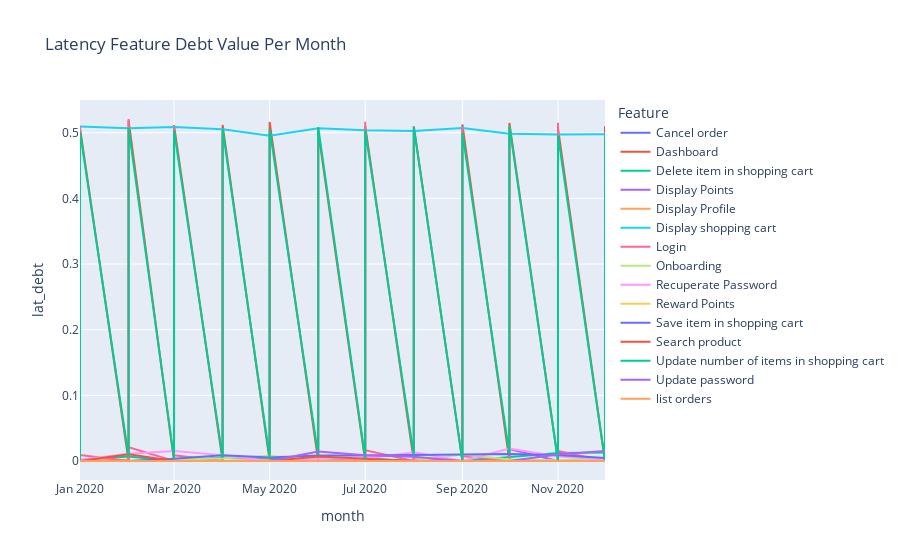

The cell this chart's notebook holds for it:
### Code cell
fig = px.line(grouped, x="month", y="lat_debt", color="Feature", title="Latency Feature Debt Value Per Month")
fig.show()

### Figure 1 — Plotly figure (JSON) as saved in the notebook; plotly's stock layout.template omitted (floating-point values rounded to 4 significant figures)
{"data": [{"hovertemplate": "Feature=Cancel order<br>month=%{x}<br>lat_debt=%{y}<extra></extra>", "legendgroup": "Cancel order", "line": {"color": "#636efa", "dash": "solid"}, "mode": "lines", "name": "Cancel order", "orientation": "v", "showlegend": true, "type": "scatter", "x": ["2020-01", "2020-02", "2020-03", "2020-04", "2020-05", "2020-06", "2020-07", "2020-08", "2020-09", "2020-10", "2020-11", "2020-12"], "xaxis": "x", "y": [0, 0, 0, 0, 0, 0, 0, 0, 0, 0, 0, 0], "yaxis": "y"}, {"hovertemplate": "Feature=Dashboard<br>month=%{x}<br>lat_debt=%{y}<extra></extra>", "legendgroup": "Dashboard", "line": {"color": "#EF553B", "dash": "solid"}, "mode": "lines", "name": "Dashboard", "orientation": "v", "showlegend": true, "type": "scatter", "x": ["2020-01", "2020-01", "2020-01", "2020-01", "2020-01", "2020-01", "2020-02", "2020-02", "2020-02", "2020-02", "2020-02", "2020-02", "2020-03", "2020-03", "2020-03", "2020-03", "2020-03", "2020-03", "2020-04", "2020-04", "2020-04", "2020-04", "2020-04", "2020-04", "2020-05", "2020-05", "2020-05", "2020-05", "2020-05", "2020-05", "2020-06", "2020-06", "2020-06", "2020-06", "2020-06", "2020-06", "2020-07", "2020-07", "2020-07", "2020-07", "2020-07", "2020-07", "2020-08", "2020-08", "2020-08", "2020-08", "2020-08", "2020-08", "2020-09", "2020-09", "2020-09", "2020-09", "2020-09", "2020-09", "2020-10", "2020-10", "2020-10", "2020-10", "2020-10", "2020-10", "2020-11", "2020-11", "2020-11", "2020-11", "2020-11", "2020-11", "2020-12", "2020-12", "2020-12", "2020-12", "2020-12", "2020-12"], "xaxis": "x", "y": [0, 0.007278, 0, 0, 0.007278, 0.5073, 0, 0.01861, 0, 0, 0.01861, 0.5186, 0, 0.01154, 0, 0, 0.01154, 0.5115, 0, 0.01183, 0, 0, 0.01183, 0.5118, 0, 0.01632, 0, 0, 0.01632, 0.5163, 0, 0.002003, 0, 0, 0.002003, 0.502, 0, 0.01019, 0, 0, 0.01019, 0.5102, 0, 0.009783, 0, 0, 0.009783, 0.5098, 0, 0.01254, 0, 0, 0.01254, 0.5125, 0, 0.01489, 0, 0, 0.01489, 0.5149, 0, 0.006798, 0, 0, 0.006798, 0.5068, 0, 0.00973, 0, 0, 0.00973, 0.5097], "yaxis": "y"}, {"hovertemplate": "Feature=Delete item in shopping cart<br>month=%{x}<br>lat_debt=%{y}<extra></extra>", "legendgroup": "Delete item in shopping cart", "line": {"color": "#00cc96", "dash": "solid"}, "mode": "lines", "name": "Delete item in shopping cart", "orientation": "v", "showlegend": true, "type": "scatter", "x": ["2020-01", "2020-02", "2020-03", "2020-04", "2020-05", "2020-06", "2020-07", "2020-08", "2020-09", "2020-10", "2020-11", "2020-12"], "xaxis": "x", "y": [0.001381, 0.006873, 0, 0.005248, 0.004138, 0, 0.003766, 0, 0, 0.005642, 0.01237, 0.0131], "yaxis": "y"}, {"hovertemplate": "Feature=Display Points<br>month=%{x}<br>lat_debt=%{y}<extra></extra>", "legendgroup": "Display Points", "line": {"color": "#ab63fa", "dash": "solid"}, "mode": "lines", "name": "Display Points", "orientation": "v", "showlegend": true, "type": "scatter", "x": ["2020-01", "2020-01", "2020-02", "2020-02", "2020-03", "2020-03", "2020-04", "2020-04", "2020-05", "2020-05", "2020-06", "2020-06", "2020-07", "2020-07", "2020-08", "2020-08", "2020-09", "2020-09", "2020-10", "2020-10", "2020-11", "2020-11", "2020-12", "2020-12"], "xaxis": "x", "y": [0, 0, 0, 0, 0, 0, 0, 0, 0, 0.001568, 0, 0, 0, 0, 0, 0, 0, 0, 0, 0.01837, 0, 0, 0, 0.004374], "yaxis": "y"}, {"hovertemplate": "Feature=Display Profile<br>month=%{x}<br>lat_debt=%{y}<extra></extra>", "legendgroup": "Display Profile", "line": {"color": "#FFA15A", "dash": "solid"}, "mode": "lines", "name": "Display Profile", "orientation": "v", "showlegend": true, "type": "scatter", "x": ["2020-01", "2020-01", "2020-02", "2020-02", "2020-03", "2020-03", "2020-04", "2020-04", "2020-05", "2020-05", "2020-06", "2020-06", "2020-07", "2020-07", "2020-08", "2020-08", "2020-09", "2020-09", "2020-10", "2020-10", "2020-11", "2020-11", "2020-12", "2020-12"], "xaxis": "x", "y": [0.002911, 0, 0.001955, 0, 0, 0, 0.0006667, 0, 0.002376, 0, 0, 0, 0, 0, 0, 0, 0, 0, 0, 0, 0.00105, 0, 0, 0], "yaxis": "y"}, {"hovertemplate": "Feature=Display shopping cart<br>month=%{x}<br>lat_debt=%{y}<extra></extra>", "legendgroup": "Display shopping cart", "line": {"color": "#19d3f3", "dash": "solid"}, "mode": "lines", "name": "Display shopping cart", "orientation": "v", "showlegend": true, "type": "scatter", "x": ["2020-01", "2020-02", "2020-03", "2020-04", "2020-05", "2020-06", "2020-07", "2020-08", "2020-09", "2020-10", "2020-11", "2020-12"], "xaxis": "x", "y": [0.5093, 0.5069, 0.5087, 0.5052, 0.4953, 0.5066, 0.5038, 0.5026, 0.5073, 0.4982, 0.4973, 0.4977], "yaxis": "y"}, {"hovertemplate": "Feature=Login<br>month=%{x}<br>lat_debt=%{y}<extra></extra>", "legendgroup": "Login", "line": {"color": "#FF6692", "dash": "solid"}, "mode": "lines", "name": "Login", "orientation": "v", "showlegend": true, "type": "scatter", "x": ["2020-01", "2020-01", "2020-01", "2020-01", "2020-01", "2020-01", "2020-01", "2020-01", "2020-02", "2020-02", "2020-02", "2020-02", "2020-02", "2020-02", "2020-02", "2020-02", "2020-03", "2020-03", "2020-03", "2020-03", "2020-03", "2020-03", "2020-03", "2020-03", "2020-04", "2020-04", "2020-04", "2020-04", "2020-04", "2020-04", "2020-04", "2020-04", "2020-05", "2020-05", "2020-05", "2020-05", "2020-05", "2020-05", "2020-05", "2020-05", "2020-06", "2020-06", "2020-06", "2020-06", "2020-06", "2020-06", "2020-06", "2020-06", "2020-07", "2020-07", "2020-07", "2020-07", "2020-07", "2020-07", "2020-07", "2020-07", "2020-08", "2020-08", "2020-08", "2020-08", "2020-08", "2020-08", "2020-08", "2020-08", "2020-09", "2020-09", "2020-09", "2020-09", "2020-09", "2020-09", "2020-09", "2020-09", "2020-10", "2020-10", "2020-10", "2020-10", "2020-10", "2020-10", "2020-10", "2020-10", "2020-11", "2020-11", "2020-11", "2020-11", "2020-11", "2020-11", "2020-11", "2020-11", "2020-12", "2020-12", "2020-12", "2020-12", "2020-12", "2020-12", "2020-12", "2020-12"], "xaxis": "x", "y": [0, 0.009335, 0.009335, 0, 0, 0.009335, 0.5093, 0.009335, 0, 0.02087, 0.02087, 0, 0, 0.02087, 0.5209, 0.02087, 0, 0.008652, 0.008652, 0, 0, 0.008652, 0.5087, 0.008652, 0, 0, 0, 0, 0, 0, 0.4983, 0, 0, 0.0003713, 0.0003713, 0, 0, 0.0003713, 0.5004, 0.0003713, 0, 0.006633, 0.006633, 0, 0, 0.006633, 0.5066, 0.006633, 0, 0.01657, 0.01657, 0, 0, 0.01657, 0.5166, 0.01657, 0, 0.002603, 0.002603, 0, 0, 0.002603, 0.5026, 0.002603, 0, 0.007297, 0.007297, 0, 0, 0.007297, 0.5073, 0.007297, 0, 0, 0, 0, 0, 0, 0.4957, 0, 0, 0.01522, 0.01522, 0, 0, 0.01522, 0.5152, 0.01522, 0, 0, 0, 0, 0, 0, 0.4974, 0], "yaxis": "y"}, {"hovertemplate": "Feature=Onboarding<br>month=%{x}<br>lat_debt=%{y}<extra></extra>", "legendgroup": "Onboarding", "line": {"color": "#B6E880", "dash": "solid"}, "mode": "lines", "name": "Onboarding", "orientation": "v", "showlegend": true, "type": "scatter", "x": ["2020-01", "2020-02", "2020-03", "2020-04", "2020-05", "2020-06", "2020-07", "2020-08", "2020-09", "2020-10", "2020-11", "2020-12"], "xaxis": "x", "y": [0, 0, 0.001998, 0.004222, 0.008098, 0, 0, 0.000438, 0.009817, 0.002419, 0.001214, 0.003976], "yaxis": "y"}, {"hovertemplate": "Feature=Recuperate Password<br>month=%{x}<br>lat_debt=%{y}<extra></extra>", "legendgroup": "Recuperate Password", "line": {"color": "#FF97FF", "dash": "solid"}, "mode": "lines", "name": "Recuperate Password", "orientation": "v", "showlegend": true, "type": "scatter", "x": ["2020-01", "2020-02", "2020-03", "2020-04", "2020-05", "2020-06", "2020-07", "2020-08", "2020-09", "2020-10", "2020-11", "2020-12"], "xaxis": "x", "y": [0.001885, 0.01087, 0.01516, 0.008949, 0, 0.004364, 0.00343, 0.01347, 0, 0.01916, 0.006692, 0.002724], "yaxis": "y"}, {"hovertemplate": "Feature=Reward Points<br>month=%{x}<br>lat_debt=%{y}<extra></extra>", "legendgroup": "Reward Points", "line": {"color": "#FECB52", "dash": "solid"}, "mode": "lines", "name": "Reward Points", "orientation": "v", "showlegend": true, "type": "scatter", "x": ["2020-01", "2020-02", "2020-03", "2020-04", "2020-05", "2020-06", "2020-07", "2020-08", "2020-09", "2020-10", "2020-11", "2020-12"], "xaxis": "x", "y": [0, 0, 0, 0, 0, 0, 0, 0, 0, 0, 0, 0], "yaxis": "y"}, {"hovertemplate": "Feature=Save item in shopping cart<br>month=%{x}<br>lat_debt=%{y}<extra></extra>", "legendgroup": "Save item in shopping cart", "line": {"color": "#636efa", "dash": "solid"}, "mode": "lines", "name": "Save item in shopping cart", "orientation": "v", "showlegend": true, "type": "scatter", "x": ["2020-01", "2020-02", "2020-03", "2020-04", "2020-05", "2020-06", "2020-07", "2020-08", "2020-09", "2020-10", "2020-11", "2020-12"], "xaxis": "x", "y": [0, 0, 0.003503, 0.008941, 0.005343, 0.008495, 0.008271, 0.008678, 0.009492, 0.01049, 0.009241, 0.004513], "yaxis": "y"}, {"hovertemplate": "Feature=Search product<br>month=%{x}<br>lat_debt=%{y}<extra></extra>", "legendgroup": "Search product", "line": {"color": "#EF553B", "dash": "solid"}, "mode": "lines", "name": "Search product", "orientation": "v", "showlegend": true, "type": "scatter", "x": ["2020-01", "2020-02", "2020-03", "2020-04", "2020-05", "2020-06", "2020-07", "2020-08", "2020-09", "2020-10", "2020-11", "2020-12"], "xaxis": "x", "y": [0, 0.01013, 0, 0, 0, 0.00685, 0.003924, 0, 0, 0, 0, 0], "yaxis": "y"}, {"hovertemplate": "Feature=Update number of items in shopping cart<br>month=%{x}<br>lat_debt=%{y}<extra></extra>", "legendgroup": "Update number of items in shopping cart", "line": {"color": "#00cc96", "dash": "solid"}, "mode": "lines", "name": "Update number of items in shopping cart", "orientation": "v", "showlegend": true, "type": "scatter", "x": ["2020-01", "2020-01", "2020-02", "2020-02", "2020-03", "2020-03", "2020-04", "2020-04", "2020-05", "2020-05", "2020-06", "2020-06", "2020-07", "2020-07", "2020-08", "2020-08", "2020-09", "2020-09", "2020-10", "2020-10", "2020-11", "2020-11", "2020-12", "2020-12"], "xaxis": "x", "y": [0.001187, 0.5012, 0.006873, 0.5069, 0.003503, 0.5035, 0.005248, 0.5052, 0.005343, 0.5053, 0.008495, 0.5085, 0.003766, 0.5038, 0.008678, 0.5087, 4.885e-05, 0.5, 0.01049, 0.5105, 0, 0.4958, 0, 0.4977], "yaxis": "y"}, {"hovertemplate": "Feature=Update password<br>month=%{x}<br>lat_debt=%{y}<extra></extra>", "legendgroup": "Update password", "line": {"color": "#ab63fa", "dash": "solid"}, "mode": "lines", "name": "Update password", "orientation": "v", "showlegend": true, "type": "scatter", "x": ["2020-01", "2020-02", "2020-03", "2020-04", "2020-05", "2020-06", "2020-07", "2020-08", "2020-09", "2020-10", "2020-11", "2020-12"], "xaxis": "x", "y": [0, 6.958e-05, 0, 0, 0, 0.01459, 0.008589, 0.006414, 0, 0, 0.01003, 0.01512], "yaxis": "y"}, {"hovertemplate": "Feature=list orders<br>month=%{x}<br>lat_debt=%{y}<extra></extra>", "legendgroup": "list orders", "line": {"color": "#FFA15A", "dash": "solid"}, "mode": "lines", "name": "list orders", "orientation": "v", "showlegend": true, "type": "scatter", "x": ["2020-01", "2020-02", "2020-03", "2020-04", "2020-05", "2020-06", "2020-07", "2020-08", "2020-09", "2020-10", "2020-11", "2020-12"], "xaxis": "x", "y": [0, 0, 0, 0, 0, 0, 0, 0, 0, 0, 0, 0], "yaxis": "y"}], "layout": {"legend": {"title": {"text": "Feature"}, "tracegroupgap": 0}, "title": {"text": "Latency Feature Debt Value Per Month"}, "xaxis": {"anchor": "y", "domain": [0, 1], "title": {"text": "month"}}, "yaxis": {"anchor": "x", "domain": [0, 1], "title": {"text": "lat_debt"}}}}
